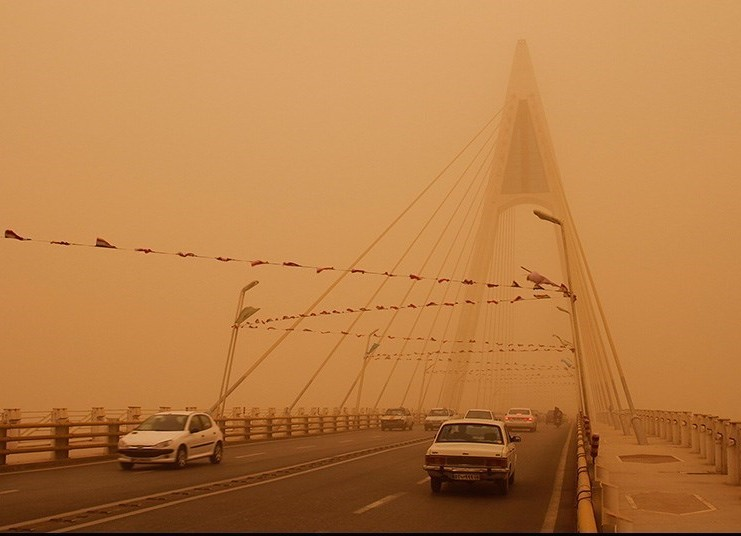
#> input picture images/preprocesare/test/Sand/Sand/dusttornado-004.jpg, 741 x 536 px
$ python preprocess.py
#> lines starting #> are read from the running program, lines starting #| are printed output that depends on the picture; after the words box and inside, x2 and y2 are one past the last pixel; in counts of white or black regions, pixels touching at a corner belong together
from PIL import Image, ImageFilter, ImageChops, ImageEnhance, ImageOps
import numpy as np
import os
import scipy.ndimage


def resize_image(image, width, height):
    image = image.resize((width, height))
    return image

def day_night(image):
    mean=np.mean(image)

    return (1.0-mean/255)*100.0

def fog_detection(hist):
    total=sum(hist)
    dark=sum(hist[:31])/total

    suma=0
    mean=0
    while suma<total/2:
        suma+=hist[mean]
        mean+=1

    dark=(1.0-(dark/0.15))*50.0
    if dark<0:
        dark=0

    mean=mean/180.0*50.0
    if(mean>50):
        mean=50

    return dark+mean

def rain_detection(img):
    arr=np.array(img)

    img_blur=img.filter(ImageFilter.GaussianBlur(radius=5))

    arr_blur=np.array(img_blur)

    arr_noise=arr-arr_blur

    vert_diff = np.abs(arr[1:, :] - arr[:-1, :])

    rain_mask = (vert_diff > 100) & (arr_noise[:-1, :] > 100)

    rain_ratio = np.count_nonzero(rain_mask) / rain_mask.size

    rain_ratio=(rain_ratio/0.10)*100
    if rain_ratio>100:
        rain_ratio=100

    return rain_ratio

def snow_detection(arr):
    s=arr[:, :, 1]
    v=arr[:, :, 2]

    snow=(v>190) & (s<40)
    snow_ratio=np.count_nonzero(snow)/snow.size

    return min((snow_ratio/0.1) * 100, 100)

def snd_detection(arr):
    h = arr[:, :, 0]
    s = arr[:, :, 1]
    v = arr[:, :, 2]
    sand_mask = (h >= 10) & (h <= 42) & (s > 50) & (v > 100)

    sand_ratio = np.count_nonzero(sand_mask) / sand_mask.size

    sand_percentage = (sand_ratio / 0.20) * 100.0
    return min(100.0, sand_percentage)

def weather_detection(image):
    image=image.resize((1280,1280))

    img_HSV=image.convert('HSV')
    arr_hsv=np.array(img_HSV)

    img_gray=image.convert('L')
    histogram=img_gray.histogram()
    arr_gray=np.array(img_gray)

    day=day_night(arr_hsv[:, :, 2])
    fog=fog_detection(histogram)
    rain=rain_detection(img_gray)
    snow=snow_detection(arr_hsv)
    sand=snd_detection(arr_hsv)

    if day<50:
        is_day=1
    else:
        is_day=0


    if fog>90:
        snow=snow-fog*0.05
    scores = {
        0: 50,
        4: sand,
        1: fog,
        3: snow,
        2: rain
    }

    best_weather = max(scores, key=scores.get)

    return is_day, best_weather

# [129 lines left out: functions test, rain_removal, not called in this run]

def get_dark_channel(img, patch_size=15):
    r, g, b = img.split()
    min_rgb = ImageChops.darker(ImageChops.darker(r, g), b)

    if patch_size % 2 == 0:
        patch_size += 1

    return min_rgb.filter(ImageFilter.MinFilter(size=patch_size))

def fog_enhancing(img, patch_size=15, omega=0.95):
    img = img.convert("RGB")
    width, height = img.size
    pixels = list(img.getdata())

    dc_img = get_dark_channel(img, patch_size)
    dc_pixels = list(dc_img.getdata())

    num_pixels = max(int(width * height * 0.001), 1)

    sorted_indices = sorted(range(len(dc_pixels)), key=lambda i: dc_pixels[i])
    top_indices = sorted_indices[-num_pixels:]

    sum_r, sum_g, sum_b = 0, 0, 0
    for i in top_indices:
        r, g, b = pixels[i]
        sum_r += r
        sum_g += g
        sum_b += b

    A = (sum_r / num_pixels, sum_g / num_pixels, sum_b / num_pixels)

    norm_pixels = [
        (min(255, int(255 * (r / max(A[0], 1)))),
         min(255, int(255 * (g / max(A[1], 1)))),
         min(255, int(255 * (b / max(A[2], 1)))))
        for r, g, b in pixels
    ]
    norm_img = Image.new("RGB", img.size)
    norm_img.putdata(norm_pixels)

    norm_dc = get_dark_channel(norm_img, patch_size)

    t_values = [1.0 - omega * (val / 255.0) for val in norm_dc.getdata()]

    t_img = Image.new("L", img.size)
    t_img.putdata([int(t * 255) for t in t_values])

    t_img = t_img.filter(ImageFilter.GaussianBlur(radius=patch_size * 2))

    t_values = [val / 255.0 for val in t_img.getdata()]

    t0 = 0.5
    recovered_pixels = []

    for i in range(len(pixels)):
        r, g, b = pixels[i]
        t = max(t_values[i], t0)

        new_r = int(max(min((r - A[0]) / t + A[0], 255), 0))
        new_g = int(max(min((g - A[1]) / t + A[1], 255), 0))
        new_b = int(max(min((b - A[2]) / t + A[2], 255), 0))

        recovered_pixels.append((new_r, new_g, new_b))

    final_img = Image.new("RGB", img.size)
    final_img.putdata(recovered_pixels)

    return final_img

def brighten(img, gamma=1.8):
    img = img.convert("RGB")

    inv_gamma = 1.0 / gamma

    table = [int(((i / 255.0) ** inv_gamma) * 255) for i in range(256)]
    table = table * 3

    brightened_img = img.point(table)

    return brightened_img

def remove_yellow(img):
    arr=np.array(img, dtype=np.float32)

    mean_r = np.mean(arr[:,:,0])
    mean_g = np.mean(arr[:, :, 1])
    mean_b = np.mean(arr[:, :, 2])

    mean=(mean_r+mean_g+mean_b)/3

    arr[:, :, 0] = arr[:, :, 0] * (mean / max(mean_r, 1))
    arr[:, :, 1] = arr[:, :, 1] * (mean / max(mean_g, 1))
    arr[:, :, 2] = arr[:, :, 2] * (mean / max(mean_b, 1))

    arr = np.clip(arr, 0, 255).astype(np.uint8)

    return Image.fromarray(arr)


def enhance(img):
    day, weather = weather_detection(img)

    #image = img.resize((1280, 1280))

    if weather==1:
        out=fog_enhancing(img)
        out=brighten(out)
    elif weather==2:
        out=rain_removal(img)
    elif weather==4:
        out=remove_yellow(img)
        out=fog_enhancing(out)
        out = brighten(out)
    else:
        out=img

    return out

if "__main__" == __name__:
    img=Image.open("../images/preprocesare/test/Sand/Sand/dusttornado-004.jpg")
#> img is the input picture: PIL image 741x536 RGB; mean R, G, B 184, 125.3, 69.3

    fin=enhance(img)
#> in weather_detection, `img_HSV=image.convert('HSV')`: img_HSV: PIL image 1280x1280 HSV; mean H, S, V 20.2, 164.4, 184
#> in weather_detection, `histogram=img_gray.histogram()`: histogram = 256 values, max 44954 at index 162, min 0 at index 192, mean 6400
#> in day_night, `mean=np.mean(image)`: mean = 184
#> in weather_detection, `day=day_night(arr_hsv[:, :, 2])`: day = 27.84
#> in fog_detection, `total=sum(hist)`: total = 1638400
#> in fog_detection, `dark=sum(hist[:31])/total`: dark = 0.0132
#> the loop in fog_detection, `while suma<total/2:` made 152 passes
#> suma on passes 1 to 3: 20, 185, 972
#> after the loop in fog_detection, `while suma<total/2:`: mean = 152; suma = 828577
#> in fog_detection, `dark=(1.0-(dark/0.15))*50.0`: dark = 45.59
#> in fog_detection, `mean=mean/180.0*50.0`: mean = 42.22
#> in weather_detection, `fog=fog_detection(histogram)`: fog = 87.81
#> in rain_detection, `rain_mask = (vert_diff > 100) & (arr_noise[:-1, :] > 100)`:
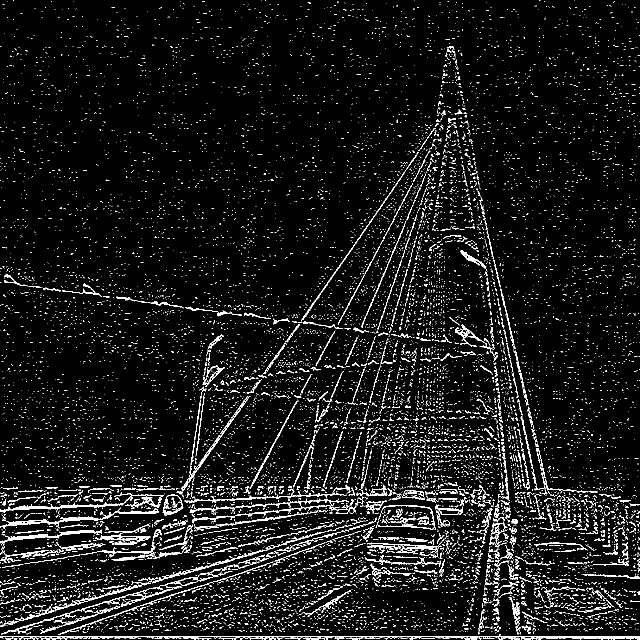
#> rain_mask: shape (1279, 1280) bool (shown at 1/2 size); 6.3% white in thin lines or dots
#> in rain_detection, `rain_ratio = np.count_nonzero(rain_mask) / rain_mask.size`: rain_ratio = 0.0634
#> in rain_detection, `rain_ratio=(rain_ratio/0.10)*100`: rain_ratio = 63.42
#> in snow_detection, `s=arr[:, :, 1]`:
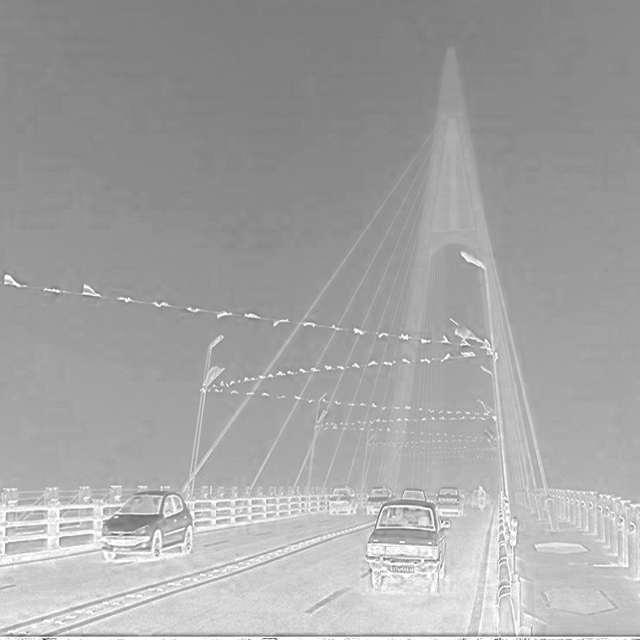
#> s: shape (1280, 1280) (shown at 1/2 size); min 0, max 255, mean 164.4
#> in snow_detection, `snow=(v>190) & (s<40)`: snow: shape (1280, 1280) bool; every value is 0
#> in snow_detection, `snow_ratio=np.count_nonzero(snow)/snow.size`: snow_ratio = 0
#> in snd_detection, `sand_mask = (h >= 10) & (h <= 42) & (s > 50) & (v > 100)`:
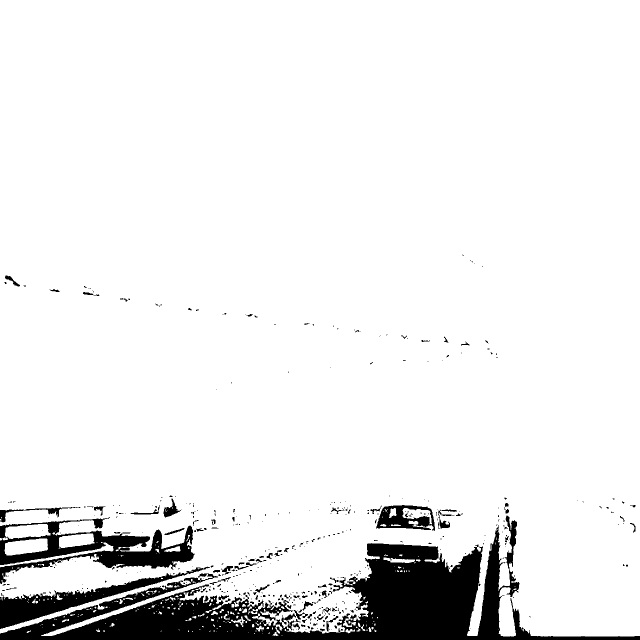
#> sand_mask: shape (1280, 1280) bool (shown at 1/2 size); 92.1% white; 469 black regions (376 under 20 px), largest, box (x1, y1, x2, y2) and area: (0, 1031, 1280, 1280) 89506, (0, 1034, 389, 1168) 17388, (0, 1133, 420, 1258) 10285
#> in snd_detection, `sand_ratio = np.count_nonzero(sand_mask) / sand_mask.size`: sand_ratio = 0.921
#> in snd_detection, `sand_percentage = (sand_ratio / 0.20) * 100.0`: sand_percentage = 460.7
#> in weather_detection, `sand=snd_detection(arr_hsv)`: sand = 100
#> in weather_detection, `scores = { 0: 50, 4: sand, 1: fog, 3: snow, 2: rain }`: scores = {0: 50, 4: 100, 1: 87.81, 3: 0, 2: 63.42}
#> in weather_detection, `best_weather = max(scores, key=scores.get)`: best_weather = 4
#> in enhance, `day, weather = weather_detection(img)`: day = 1; weather = 4
#> in remove_yellow, `mean_r = np.mean(arr[:,:,0])`: mean_r = 184
#> in remove_yellow, `mean_g = np.mean(arr[:, :, 1])`: mean_g = 125.3
#> in remove_yellow, `mean_b = np.mean(arr[:, :, 2])`: mean_b = 69.34
#> in remove_yellow, `mean=(mean_r+mean_g+mean_b)/3`: mean = 126.2
#> in remove_yellow, `arr[:, :, 2] = arr[:, :, 2] * (mean / max(mean_b, 1))`:
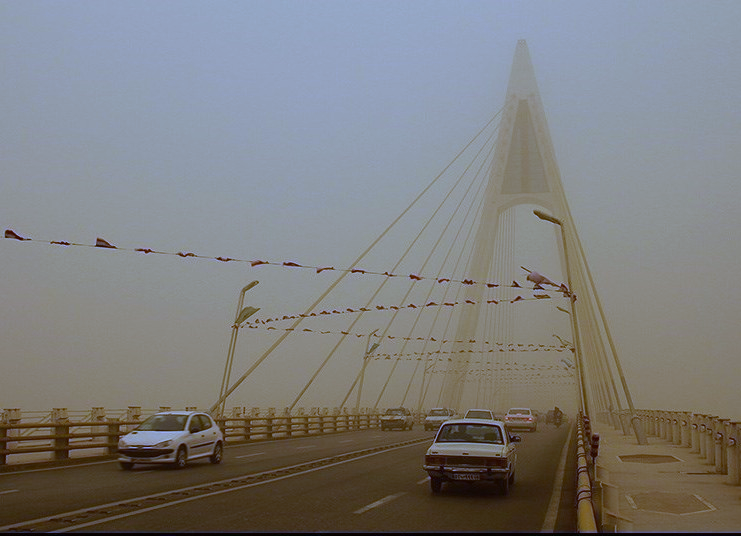
#> arr: shape (536, 741, 3) float32; mean R, G, B 126.2, 126.2, 126.2
#> in fog_enhancing, `pixels = list(img.getdata())`: pixels = 397176 items
#> in fog_enhancing, `top_indices = sorted_indices[-num_pixels:]`: top_indices = 397 values from 41162 to 53719
#> the loop in fog_enhancing, `for i in top_indices:` made 397 passes
#> (i, r, g, b, sum_r, sum_g, sum_b) on passes 1 to 3: (41162, 148, 162, 189, 148, 162, 189), (41163, 148, 163, 191, 296, 325, 380), (41164, 149, 164, 192, 445, 489, 572)
#> after the loop in fog_enhancing, `for i in top_indices:`: sum_b = 76560; sum_g = 64831; sum_r = 58940
#> in fog_enhancing, `A = (sum_r / num_pixels, sum_g / num_pixels, sum_b / num_pixels)`: A = (148.5, 163.3, 192.8)
#> in fog_enhancing, `norm_pixels = [ (min(255, int(255 * (r / max(A[0], 1)))), min(255, int..`: norm_pixels = 397176 items
#> in fog_enhancing, `norm_img = Image.new("RGB", img.size)`: norm_img: PIL image 741x536 RGB; every value is 0
#> call 2 of get_dark_channel, with patch_size = 15
#> in get_dark_channel (call 2), `return min_rgb.filter(ImageFilter.MinFilter(size=patch_size))`:
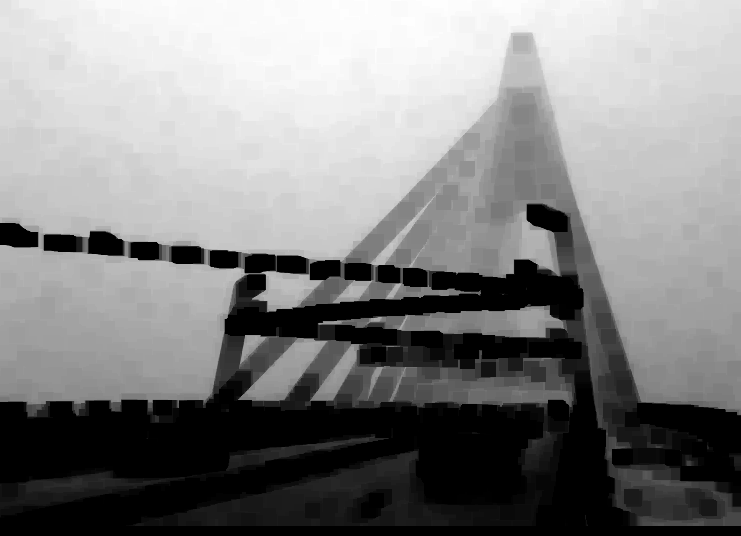
#> returned value: PIL image 741x536 L; min 0, max 254, mean 130.8
#> in fog_enhancing, `t_img = Image.new("L", img.size)`: t_img: PIL image 741x536 L; every value is 0
#> in fog_enhancing, `t_img = t_img.filter(ImageFilter.GaussianBlur(radius=patch_size * 2))`:
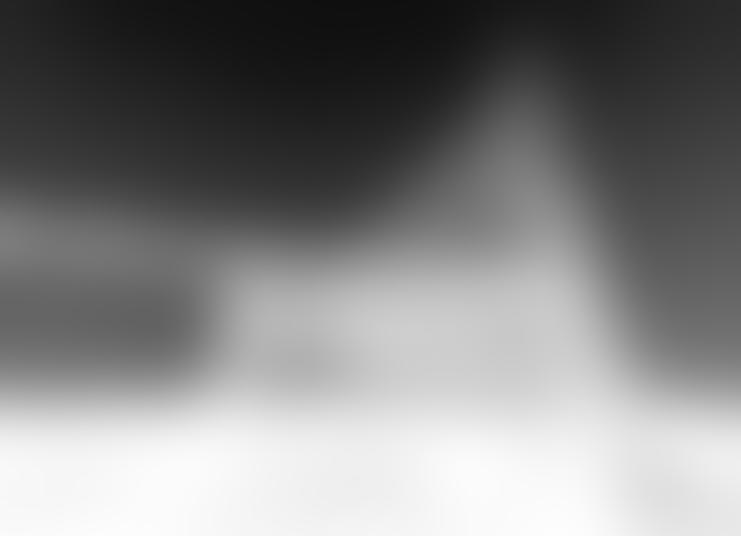
#> t_img: PIL image 741x536 L; min 15, max 253, mean 130.5
#> the loop in fog_enhancing, `for i in range(len(pixels)):` made 397176 passes
#> (r, g, b, new_r, new_g, new_b) on passes 1 to 3: (146, 159, 183, 143, 154, 173), (146, 159, 183, 143, 154, 173), (146, 159, 183, 143, 154, 173)
#> in brighten, `brightened_img = img.point(table)`:
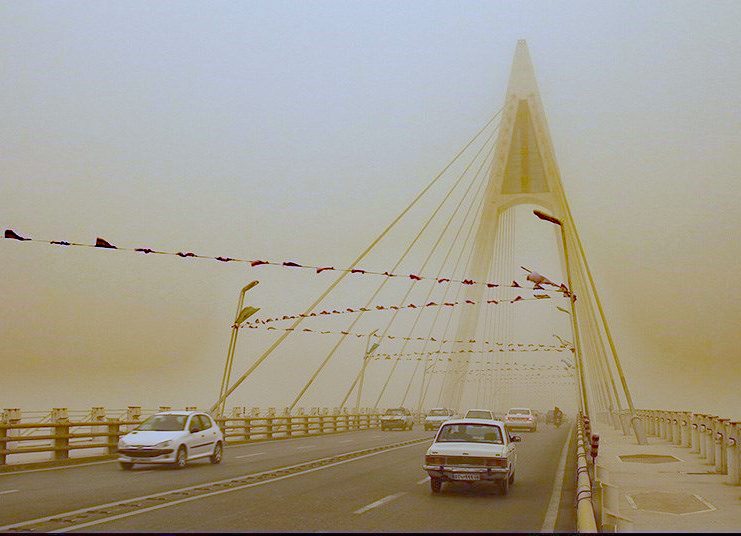
#> brightened_img: PIL image 741x536 RGB; mean R, G, B 165.3, 159, 143.1

    img.show()
    fin.show()
